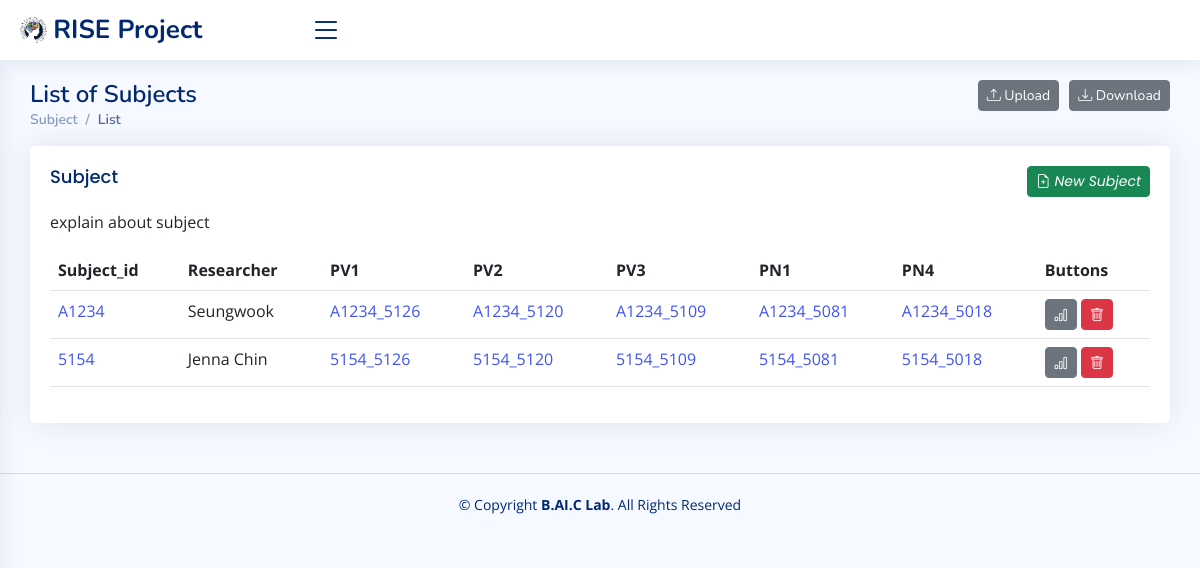
Before: /home/ with the older database file.
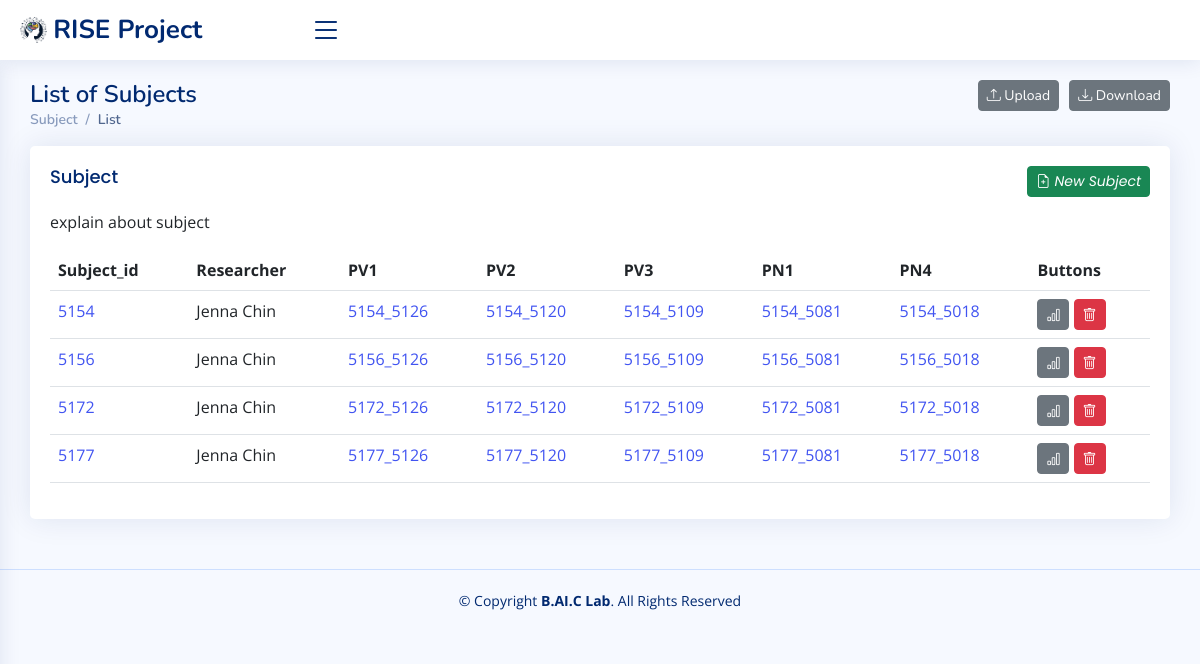
After: the same page with the newer database file.
### rise/models.py (models this page shows, shortened)
class Subject(models.Model):
    subject_id = models.CharField(max_length=20, primary_key=True)
    researcher = models.CharField(max_length=20)
    pv1 = models.CharField(max_length=20)
    pv2 = models.CharField(max_length=20)
    pv3 = models.CharField(max_length=20)
    pn1 = models.CharField(max_length=20)
    pn4 = models.CharField(max_length=20)
    class Meta:
        app_label = 'rise'

### rise/views.py (the view)
# urls.py: path('home/', subject_list, name='home'),
def subject_list(request):
    subjects = Subject.objects.all()
    return render(request, 'subject_list.html', {'subjects': subjects})

### rise/templates/subject_list.html (shortened to what the changed rows need)
<!DOCTYPE html>
<html lang="en">
{% load static %}
<head>
  <link href="{% static 'assets/vendor/bootstrap/css/bootstrap.min.css' %}" rel="stylesheet">
  <link href="{% static 'assets/vendor/bootstrap-icons/bootstrap-icons.css' %}" rel="stylesheet">
  <link href="{% static 'assets/vendor/boxicons/css/boxicons.min.css' %}" rel="stylesheet">
  <link href="{% static 'assets/vendor/quill/quill.snow.css' %}" rel="stylesheet">
  <link href="{% static 'assets/vendor/quill/quill.bubble.css' %}" rel="stylesheet">
  <link href="{% static 'assets/vendor/remixicon/remixicon.css' %}" rel="stylesheet">
  <link href="{% static 'assets/vendor/simple-datatables/style.css' %}" rel="stylesheet">
  <link href="{% static 'assets/css/style.css' %}" rel="stylesheet">
</head>
<body>
  <main id="main" class="main">
    <div class="pagetitle">
      <h1>
          List of Subjects
          <a href="{% url 'subject_download' %}">
              <button type="button" class="btn btn-secondary btn-sm" style="float: right; margin-left: 10px"><i class="bi bi-download"></i> Download</button>
          </a>
          <a href="{% url 'subject_upload' %}">
              <button type="button" class="btn btn-secondary btn-sm" style="float: right;"><i class="bi bi-upload"></i> Upload</button>
          </a>
      </h1>
    </div>
    <section class="section">
      <div class="row">
        <div class="col-lg-12">
          <div class="card">
            <div class="card-body">
              {% if subjects %}
                <table class="table datatable">
                <thead>
                  <tr>
                    <th scope="col">Subject_id</th>
                    <th scope="col">Researcher</th>
                    <th scope="col">PV1</th>
                    <th scope="col">PV2</th>
                    <th scope="col">PV3</th>
                    <th scope="col">PN1</th>
                    <th scope="col">PN4</th>
                    <th scope="col">Buttons</th>
                  </tr>
                </thead>
                    <tbody>
                    {% for subject in subjects %}
                    <tr>
                        <td><a href="{% url 'subject_update' subject.subject_id %}">{{ subject.subject_id }}</a></td>
                        <td>{{ subject.researcher }}</td>
                        <td><a href="{% url 'interview_update' subject.pv1 %}">{{ subject.pv1 }}</a></td>
                        <td><a href="{% url 'interview_update' subject.pv2 %}">{{ subject.pv2 }}</a></td>
                        <td><a href="{% url 'interview_update' subject.pv3 %}">{{ subject.pv3 }}</a></td>
                        <td><a href="{% url 'interview_update' subject.pn1 %}">{{ subject.pn1 }}</a></td>
                        <td><a href="{% url 'interview_update' subject.pn4 %}">{{ subject.pn4 }}</a></td>
                        <td>
                            <a href="/subjectStatics/{{ subject.subject_id }}">
                                <button type="button" class="btn btn-secondary btn-sm"><i class="bi bi-bar-chart"></i></button>
                            </a>
                            <a href="/subjectDelete/{{ subject.subject_id }}" onclick="return confirmDelete();">
                                <button type="button" class="btn btn-danger btn-sm"><i class="bi bi-trash"></i></button>
                            </a>
                        </td>
                    </tr>
                    {% endfor %}
                    </tbody>
              </table>
              {% else %}
                  <p>No Subject</p>
              {% endif %}
            </div>
          </div>
        </div>
      </div>
    </section>
  </main>
</body>
</html>

Changed rows visible on the page:
removed Subject: subject_id "A1234", researcher "Seungwook", pv1 "A1234_5126", pv2 "A1234_5120", pv3 "A1234_5109", pn1 "A1234_5081", pn4 "A1234_5018"
added Subject: subject_id "5156", researcher "Jenna Chin", pv1 "5156_5126", pv2 "5156_5120", pv3 "5156_5109", pn1 "5156_5081", pn4 "5156_5018"
added Subject: subject_id "5172", researcher "Jenna Chin", pv1 "5172_5126", pv2 "5172_5120", pv3 "5172_5109", pn1 "5172_5081", pn4 "5172_5018"
added Subject: subject_id "5177", researcher "Jenna Chin", pv1 "5177_5126", pv2 "5177_5120", pv3 "5177_5109", pn1 "5177_5081", pn4 "5177_5018"
